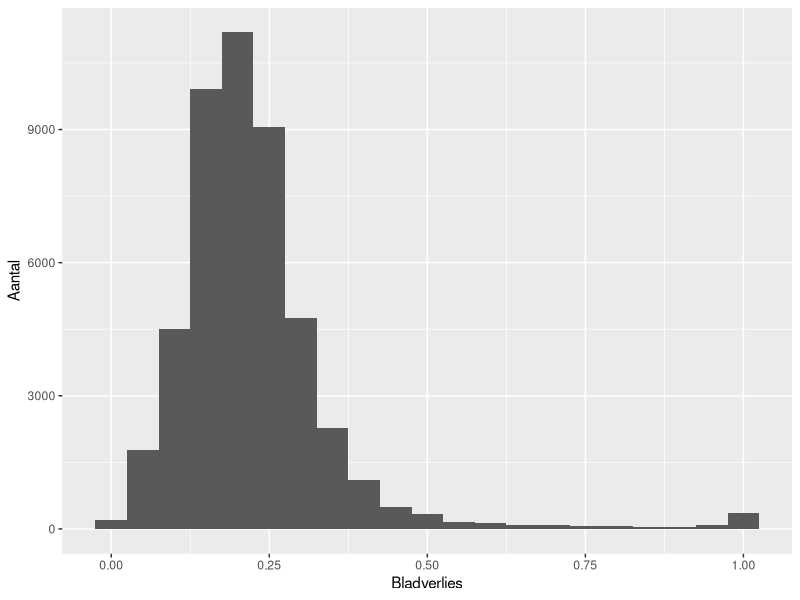
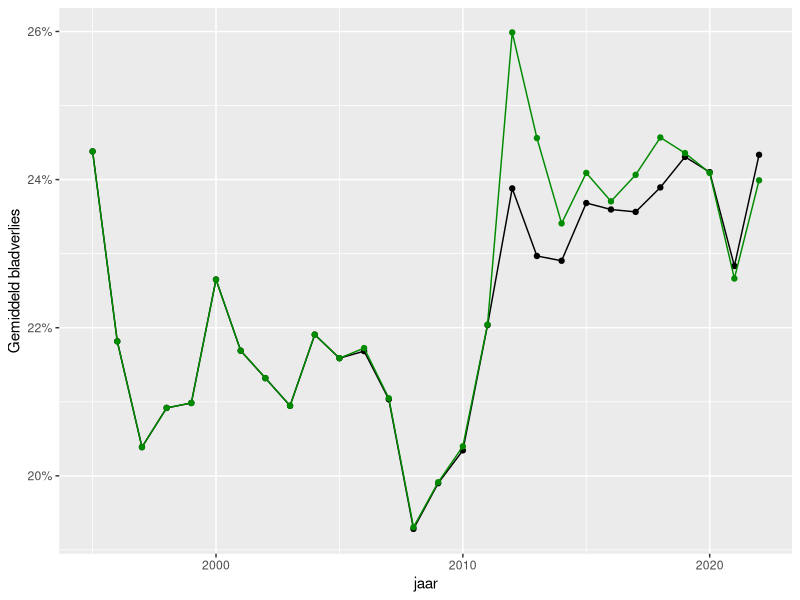
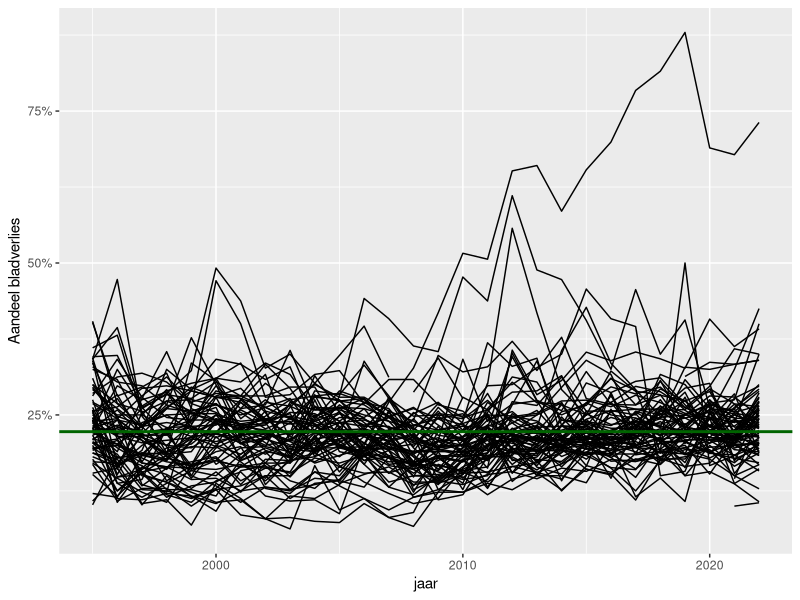
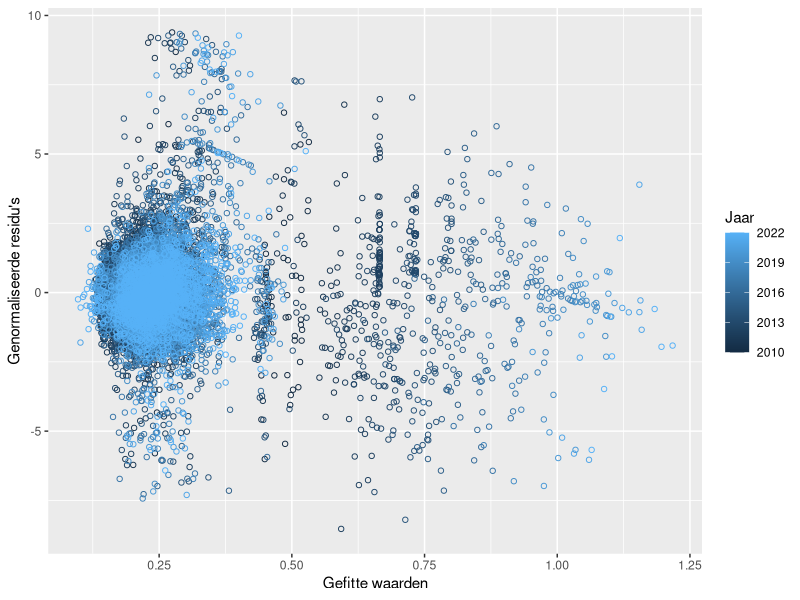
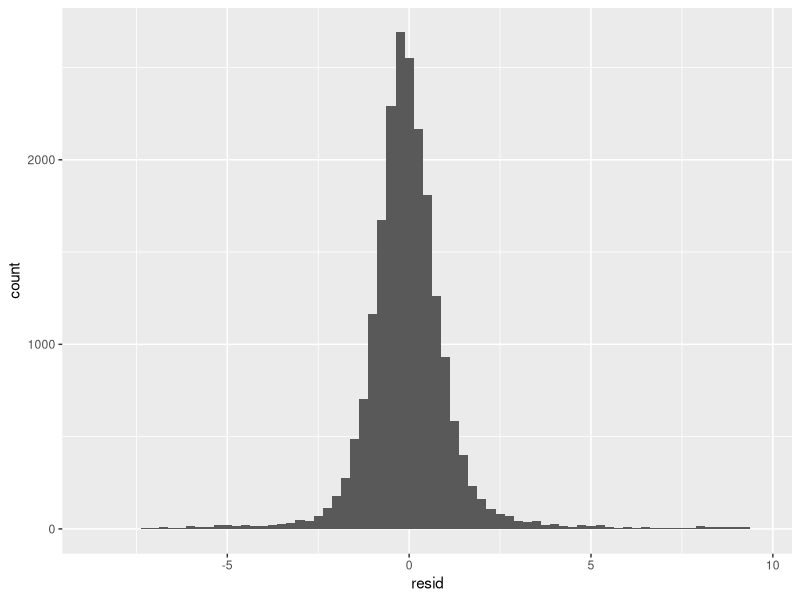
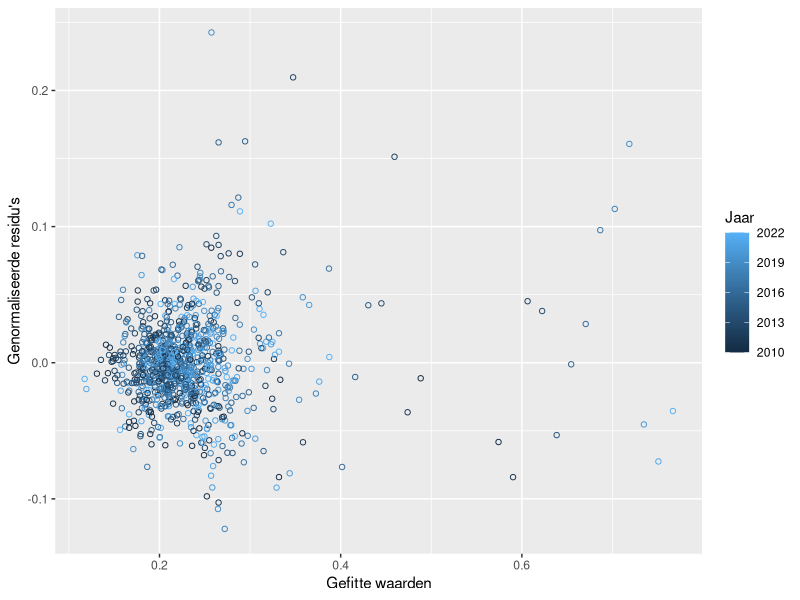
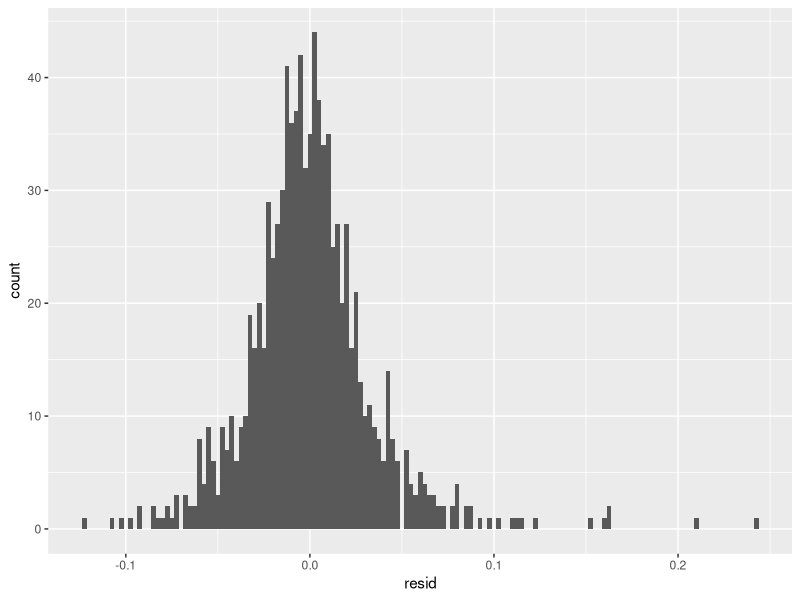
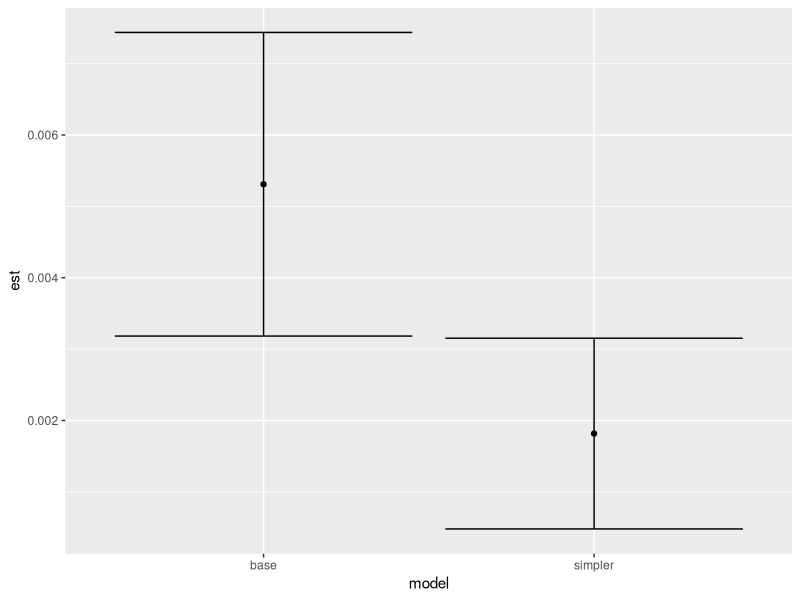

Here is the R script that generated these plots, in order: (Note: this script raises an error after producing the figures.)
## ---- chunk 1
library(tidyverse)
library(nlme)
library(lme4)
df_trees <- read_csv2("data/inputdata.csv") %>% 
  filter(!is.na(nnv),
         jaar >= 1995) %>% 
  mutate(jaarC = jaar - 2000, 
         prbo = paste(plot, tree, sep = "."))

df_plots <- df_trees %>% 
  group_by(plot, jaar) %>% 
  summarize(n_trees = n(), 
            sd_tree = sd(nnv),
            nnv =  mean(nnv), 
            se_resid = sd_tree / sqrt(n()),
            se_resid = ifelse(is.na(se_resid), se_resid, 0),
            .groups = "drop") %>% 
  filter(jaar >= 1995) %>% 
  mutate(plot = as.factor(plot),
         jaarC = jaar - 2000) %>% 
  na.omit()


ggplot(df_trees, aes(x = nnv)) + geom_histogram(binwidth = 0.05) + 
  xlab("Bladverlies") + ylab("Aantal")

## ---- chunk 2
  tr_plot <- df_plots %>% group_by(jaar) %>% 
    summarise(mean_nnv = mean(nnv), .groups = "drop")
  tr_tree <- df_trees %>% group_by(jaar) %>% 
    summarise(mean_nnv = mean(nnv), .groups = "drop")
  ggplot(data = tr_plot, aes(x = jaar, y = mean_nnv)) + 
    geom_point() + geom_line() + 
    geom_point(data = tr_tree, color = "green4") + 
    geom_line(data = tr_tree, color = "green4") +
    scale_y_continuous(labels = scales::percent) +
    ylab("Gemiddeld bladverlies")
## ---- chunk 3

ggplot(df_plots, aes(x = jaar, y = nnv, groups = plot)) + 
  geom_line() + 
  geom_hline(yintercept = mean(df_plots$nnv), color = "darkgreen", linewidth = 1) +
  theme(legend.position = "none") +
  scale_y_continuous(labels = scales::percent) +
  ylab("Aandeel bladverlies")

## ---- chunk 4
library(nlme)
base_lme <- lme(nnv ~ jaarC, 
                random = ~ 1 + jaarC|plot/tree, 
                #correlation = corExp(form = ~jaar|plot/tree, nugget = TRUE),
                correlation = corExp(value = c(7, 0.14), nugget = TRUE, fixed = TRUE),
                data = df_trees %>% filter(jaar >= 2010), 
                control = lmeControl(maxiter = 100, 
                                     tolerance = 1e-4,
                                     opt = "optim",
                                     optimMethod = "L-BFGS-B"))
#summary(base_lme)

plotdata_full <- data.frame(
  fit = fitted(base_lme), 
  resid = resid(base_lme, type = "n"),
  jaar = df_trees %>% filter(jaar >= 2010) %>% pull(jaar))

  ggplot(plotdata_full, aes(x = fit, y = resid, color = jaar)) + 
  geom_point(pch = 1) + labs(x = "Gefitte waarden", 
                             y = "Genormaliseerde residu's", 
                             color = "Jaar")

## ---- chunk 5
    ggplot(plotdata_full, aes(x = resid)) + geom_histogram(binwidth = 0.25)
## ---- chunk 6
library(lme4)
df_trees_agg <- df_trees %>% group_by(plot, jaar, jaarC) %>% 
  summarise(nnv = mean(nnv),
            sdw = sd(nnv) / sqrt(n()), 
            sdw = ifelse(is.na(sdw), 0, sdw))
model <- lmer(nnv ~ jaarC + (jaarC|plot) , 
              data = df_trees_agg %>% filter(jaar >= 2010))
#summary(model)
plotdata_red <- data.frame(
  fit = fitted(model), 
  resid = resid(model, type = "pe"),
  jaar = df_trees_agg %>% filter(jaar >= 2010) %>% pull(jaar))
## ---- chunk 7
  ggplot(plotdata_red, aes(x = fit, y = resid, color = jaar)) + 
  geom_point(pch = 1) + labs(x = "Gefitte waarden", 
                             y = "Genormaliseerde residu's", 
                             color = "Jaar")
## ---- chunk 8
  ggplot(plotdata_red, aes(x = resid)) + geom_histogram(binwidth = 0.0025)
## ---- chunk 9
e1 <- coef(summary(base_lme))
e2 <- coef(summary(model))
dt <- data.frame(model = c("base", "simpler"), 
                 est = c(e1[2,1], e2[2,1]),
                 cv = c(e1[2,1]/e1[2,2], e2[2,1]/e2[2,2]), 
                 lcl = c(e1[2,1] - 2 * e1[2,2], e2[2,1] - 2 * e2[2,2]),
                 ucl = c(e1[2,1] + 2 * e1[2,2], e2[2,1] + 2 * e2[2,2]))
ggplot(dt, aes(x = model, y = est, ymin = lcl, ymax = ucl)) + 
  geom_point() + geom_errorbar()
## ---- chunk 10

voorkomen_soorten <- df_trees %>% 
  group_by(jaar, soort ) %>% 
  summarize(aantal = n()) %>% 
  arrange(jaar, desc(aantal))

voorkomen_tabel <- voorkomen_soorten %>% 
  pivot_wider(id_cols = jaar, names_from = soort, values_from = aantal) 


voorkomen_per_plot <- df_trees %>% 
  group_by(jaar, plot, soort) %>% 
  summarize(aantal = n(), .groups = "drop") %>% 
  mutate(three_or_more = aantal >= 3)

voorkomen_aantal_plots <- voorkomen_per_plot %>% 
  filter(aantal >= 3) %>% 
  group_by(jaar, soort) %>% 
  summarise(aantal_plots = n())


ggplot(voorkomen_aantal_plots %>% 
         filter(soort %in% c("Amerikaanse eik", "beuk", "Corsicaanse den", "es",
                             "esdoorn", "grove den", "ruwe berk", "zomereik")) , 
                aes(x = jaar, y = aantal_plots, color = soort)) +
  geom_line() + geom_point() + ylab("aantal proefvlakken") +
  geom_text(
    aes(x = 2022, label = soort),
    data = voorkomen_aantal_plots %>% 
      filter(soort %in% c("Amerikaanse eik", "beuk", "Corsicaanse den", "es",
                          "esdoorn", "grove den", "ruwe berk", "zomereik"),
             jaar == 2022), nudge_x = -1) +
  theme(legend.position = "none")
## ---- chunk 11

startjaren <- 1995:2010 
modellen <- simr_params <-  NULL
for (startjaar in startjaren) {
  jaren <- startjaar:(startjaar + 12)
  center <- median(jaren)
  print(startjaar)
  lmerdata <- df_trees_agg %>% filter(jaar %in% startjaar:(startjaar + 12)) %>% 
    mutate(jaarCC = jaar - center)
  model_calc <- 
    lmer(nnv ~ jaarCC + (jaarCC|plot), 
         data = lmerdata)
  
  #aangepast naar op basis van geaggregeerd model
  #sd_tree <- sqrt(VarCorr(model_calc)$prbo[1,1])
  sd_between_plots <- sqrt(VarCorr(model_calc)$plot[1,1])
  sd_trend_between_plots <- sqrt(VarCorr(model_calc)$plot[2,2])
  COV_plot <- VarCorr(model_calc)$plot
  COR_plot <- attr(VarCorr(model_calc)$plot, "correlation")
  correlation <- COR_plot[1,2]
  sd_resid <- attr(VarCorr(model_calc), "sc")
  simr <- list(
    #sd_tree = sd_tree, 
    sd_plot = sd_between_plots,
    sd_trend = sd_trend_between_plots,
    cor_trend_plot = correlation, 
    sd_resid = sd_resid, 
#   COV_tree = VarCorr(model_calc)$prbo,
    COV_plot = VarCorr(model_calc)$PlotNr)
  
  modellen[[startjaar-1994]] <- model_calc
  simr_params[[startjaar-1994]] <- simr
}


#voor een periode van 20 jaar
startjaren20 <- 1995:2002 

modellen <- simr_params20 <-  NULL
for (startjaar in startjaren20) {
  jaren <- startjaar:(startjaar + 20)
  center <- median(jaren)
  print(startjaar)
  lmerdata <- df_trees_agg %>% filter(jaar %in% startjaar:(startjaar + 20)) %>% 
    mutate(jaarCC = jaar - center)
  model_calc <- 
    lmer(nnv ~ jaarCC + (jaarCC|plot), 
         data = lmerdata)
  
  #aangepast naar op basis van geaggregeerd model
  #sd_tree <- sqrt(VarCorr(model_calc)$prbo[1,1])
  sd_between_plots <- sqrt(VarCorr(model_calc)$plot[1,1])
  sd_trend_between_plots <- sqrt(VarCorr(model_calc)$plot[2,2])
  COV_plot <- VarCorr(model_calc)$plot
  COR_plot <- attr(VarCorr(model_calc)$plot, "correlation")
  correlation <- COR_plot[1,2]
  sd_resid <- attr(VarCorr(model_calc), "sc")
  simr <- list(
    #sd_tree = sd_tree, 
    sd_plot = sd_between_plots,
    sd_trend = sd_trend_between_plots,
    cor_trend_plot = correlation, 
    sd_resid = sd_resid, 
#   COV_tree = VarCorr(model_calc)$prbo,
    COV_plot = VarCorr(model_calc)$plot)
  
  modellen[[startjaar-1994]] <- model_calc
  simr_params20[[startjaar-1994]] <- simr
}

## ---- chunk 12
sd_between_plots <- 
  df_plots %>%  
  group_by(jaar) %>% 
  summarise(sd_between_plots = sd(nnv))

sd_bp_avg <- mean(sd_between_plots$sd_between_plots)

ggplot(sd_between_plots, aes(x = sd_between_plots)) + 
  geom_density() + geom_vline(xintercept = sd_bp_avg, color = inbo_palette()[3]) + 
  xlab("standaarddeviatie tussen plots op basis vatn ruwe data") + ylab("densiteit")

#quantile(sd_between_plots, prob = c(0,0.10,0.25,0.50,0.75,0.90,1))
#mean(sd_between_plots)
#sd(sd_between_plots)
#hist(sd_between_plots)  
## ---- chunk 13

startjaren <- 1995:2010
df_bp <- data.frame(
  startjaar = startjaren, 
  sd_between_plots = sapply(simr_params, function(x) x$sd_plot))

sd_bp_chosen <- 0.07

ggplot(df_bp, aes(x = startjaar, y = sd_between_plots)) + geom_point() +
  ylab("standaarddeviatie tussen plots")

## ---- chunk 14

sd_between_trees <- df_trees %>% 
  group_by(plot, tree, jaar) %>% 
    summarise(sd_between_trees = mean(nnv))

sd_bt_avg <- mean(sd_between_trees$sd_between_trees)

ggplot(sd_between_trees, aes(x = sd_between_trees)) + 
  geom_histogram(binwidth = 0.05) + 
  geom_vline(xintercept = sd_bt_avg, color = inbo_palette()[3]) + 
  xlab("standaarddeviatie over bomen in een plot") + ylab("aantal")

## ---- chunk 15
df_bt <- data.frame(
  startjaar = startjaren, 
  sd_between_trees = sapply(simr_params, function(x) x$sd_resid))

sd_bt_chosen <- 0.036 * sqrt(24) 
sd_bt_chosen <- 0.175

ggplot(df_bt, aes(x = startjaar, y = sd_between_trees)) + geom_point() + 
  ylab("standaarddeviatie over bomen in een plot")

## ---- chunk 16

sd_trend <- data.frame(
  periode = "over 12 jaar",
  startjaar = startjaren, 
  sd_trend = sapply(simr_params, function(x) x$sd_trend))

sd_trend_chosen <- 0.0065


sd_trend20 <- data.frame(
  periode = "over 20 jaar",
  startjaar = startjaren20,
  sd_trend = sapply(simr_params20, function(x) x$sd_trend))

ggplot(bind_rows(sd_trend, sd_trend20), 
       aes(x = startjaar, y = sd_trend, color = periode)) + geom_point() + 
  ylab("stdev van de hellingen tussen de plots")


## ---- chunk 17
cor_slope <- data.frame(
  startjaar = startjaren, 
  cor_slope = sapply(simr_params, function(x) x$cor_trend_plot))

cor_chosen <- 0.40

ggplot(cor_slope, aes(x = startjaar, y = cor_slope)) + geom_point()
## ---- chunk 18
df2 <- df_trees_agg %>% 
  group_by(plot, jaar) %>% 
  summarise(avg = mean(nnv), .groups = "drop") %>% 
  mutate(avg0 = avg, 
         J0 = jaar, J1 = jaar - 1, J2 = jaar - 2, J3 = jaar - 3,
         J4 = jaar - 4, J5 = jaar - 5, J6 = jaar - 6, J7 = jaar - 7, 
         J8 = jaar - 8, J9 = jaar - 9, J10 = jaar - 10,
         J11 = jaar -11, J12 = jaar - 12)

df2m <- df2 %>% 
  inner_join(df2 %>% select(J1, avg1 = avg, plot),
             by = c("J0" = "J1", "plot")) %>% 
  inner_join(df2 %>% select(J2, avg2 = avg, plot),
             by = c("J0" = "J2", "plot")) %>% 
    inner_join(df2 %>% select(J3, avg3 = avg, plot),
             by = c("J0" = "J3", "plot")) %>% 
    inner_join(df2 %>% select(J4, avg4 = avg, plot),
             by = c("J0" = "J4", "plot")) %>% 
    inner_join(df2 %>% select(J5, avg5 = avg, plot),
             by = c("J0" = "J5", "plot")) %>% 
    inner_join(df2 %>% select(J6, avg6 = avg, plot),
             by = c("J0" = "J6", "plot")) %>% 
    inner_join(df2 %>% select(J7, avg7 = avg, plot),
             by = c("J0" = "J7", "plot")) %>% 
    inner_join(df2 %>% select(J8, avg8 = avg, plot),
             by = c("J0" = "J8", "plot")) %>% 
    inner_join(df2 %>% select(J9, avg9 = avg, plot),
             by = c("J0" = "J9", "plot")) %>% 
    inner_join(df2 %>% select(J10, avg10 = avg, plot),
             by = c("J0" = "J10", "plot")) %>% 
    inner_join(df2 %>% select(J11, avg11 = avg, plot),
             by = c("J0" = "J11", "plot")) %>% 
    inner_join(df2 %>% select(J12, avg12 = avg, plot),
             by = c("J0" = "J12", "plot"))

y2ydev <- c(sd(df2m$avg0 - df2m$avg1), 
            sd(df2m$avg1 - df2m$avg2), 
            sd(df2m$avg2 - df2m$avg3),
            sd(df2m$avg3 - df2m$avg4), 
            sd(df2m$avg4 - df2m$avg5),
            sd(df2m$avg5 - df2m$avg6), 
            sd(df2m$avg6 - df2m$avg7),
            sd(df2m$avg7 - df2m$avg8),
            sd(df2m$avg8 - df2m$avg9), 
            sd(df2m$avg9 - df2m$avg10),
            sd(df2m$avg10 - df2m$avg11), 
            sd(df2m$avg11 - df2m$avg12))
#mean(y2ydev)
#sd(y2ydev)

get_cor_per_lag <- function(cormat, lag = 1, return_vec = TRUE) {
  rv <- NULL
  for (l in lag) {
    #cat("lag is:", l, "\n")
    xpos <- 1:(nrow(cormat) - l)
    ypos <- xpos + l
    #print(xpos)
    #print(ypos)
    for(i in xpos) {
      rv <-  bind_rows(rv,  data.frame(lag = l, cor = cormat[xpos[i], ypos[i]]))     
    }    
  }
  rv
}
            
cormat <- cor(df2m[c("avg0", "avg1", "avg2", "avg3", "avg4", "avg5", "avg6",
                     "avg7", "avg8", "avg9", "avg10", "avg11", "avg12")])

lags <- 1:12 #best fit met 1:12 en corstruct_exp
corrs <- get_cor_per_lag(cormat, lag = lags)
corrs2 <- corrs %>% group_by(lag) %>% summarize(cor = mean(cor))

corstruct_exp <- nls(formula = cor ~ (1-n) * exp(-lag/d), 
                     data = corrs, 
                     start = list(n = 0.2, d = 7))

preds <- data.frame(lag = lags, 
                    fit1 = predict(corstruct_exp, 
                                   newdata = data.frame(lag = lags)))

ggplot(corrs, aes(x = lag, y = cor)) + geom_point() + 
  geom_line(data = preds, aes(y = fit1))


## ---- chunk 19
# soorten_behouden <- ieder_jaar_5_plots %>% 
#   filter(min_aantal_plots >= 5) %>% 
#   pull(soort)
# 
# sd_all <- df_trees %>% 
#   group_by(jaar, plot) %>% 
#   summarise(Soort = "allemaal", sds = sd(nnv))
# summary(sd_all$sds)
# 
# sd_spec <- df_trees %>% 
#   filter(soort %in% soorten_behouden) %>% 
#   group_by(jaar, soort, plot) %>% 
#   summarise(sds = sd(nnv))
# 
# sds <- bind_rows(sd_all, sd_spec)

# knitr::kable(ieder_jaar_5_plots)
# ggplot(sds, aes(x = sds)) + geom_histogram() + 
#   geom_vline(data = sds %>% 
#                group_by(soort) %>% 
#                summarise(median = median(sds, na.rm = TRUE)), 
#              aes(xintercept = median), color = "red") +
#   facet_wrap(~soort, ncol = 1, scales = "free_y")

